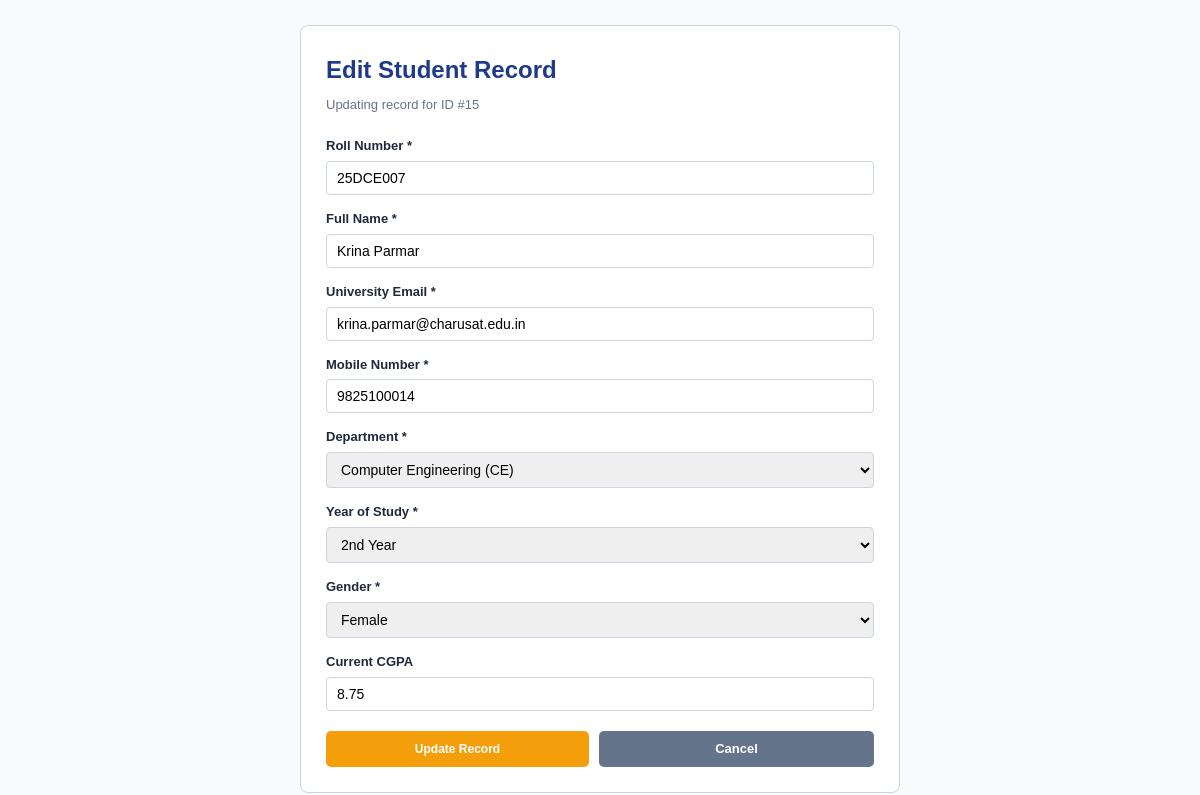
The app's page /edit_student.php?id=15 with its own data.
### tables this page shows
CREATE TABLE IF NOT EXISTS `students` (
  `id` INT(11) NOT NULL AUTO_INCREMENT,
  `roll_number` VARCHAR(20) NOT NULL UNIQUE,
  `full_name` VARCHAR(100) NOT NULL,
  `email` VARCHAR(120) NOT NULL UNIQUE,
  `mobile` VARCHAR(15) NOT NULL,
  `department` VARCHAR(50) NOT NULL,
  `year_of_study` VARCHAR(10) NOT NULL,
  `gender` VARCHAR(10) NOT NULL,
  `cgpa` DECIMAL(3,2) DEFAULT 0.00,
  `created_at` TIMESTAMP DEFAULT CURRENT_TIMESTAMP,
  PRIMARY KEY (`id`)
);

### edit_student.php (the view, shortened to what this page needs)
<?php
require_once 'db.php';
$id = isset($_GET['id']) ? intval($_GET['id']) : 0;
$selectSql = "SELECT * FROM students WHERE id = $id LIMIT 1";
$res = mysqli_query($conn, $selectSql);
$student = mysqli_fetch_assoc($res);
?>
<!DOCTYPE html>
<html lang="en">
<head>
    <link rel="stylesheet" href="style.css">
</head>
<body>
<div class="form-box">
    <h2 style="color: #1e3a8a; margin-bottom: 6px;">Edit Student Record</h2>
    <p style="font-size: 13px; color: #64748b; margin-bottom: 20px;">Updating record for ID #<?php echo $id; ?></p>
    <form action="edit_student.php?id=<?php echo $id; ?>" method="POST">
        <div class="form-group">
            <label for="roll_number">Roll Number *</label>
            <input type="text" id="roll_number" name="roll_number" value="<?php echo htmlspecialchars($student['roll_number']); ?>" required>
        </div>
        <div class="form-group">
            <label for="full_name">Full Name *</label>
            <input type="text" id="full_name" name="full_name" value="<?php echo htmlspecialchars($student['full_name']); ?>" required>
        </div>
        <div class="form-group">
            <label for="email">University Email *</label>
            <input type="email" id="email" name="email" value="<?php echo htmlspecialchars($student['email']); ?>" required>
        </div>
        <div class="form-group">
            <label for="mobile">Mobile Number *</label>
            <input type="tel" id="mobile" name="mobile" value="<?php echo htmlspecialchars($student['mobile']); ?>" required maxlength="10">
        </div>
        <div class="form-group">
            <label for="department">Department *</label>
            <select id="department" name="department" required>
                <option value="CE" <?php if ($student['department'] === 'CE') echo 'selected'; ?>>Computer Engineering (CE)</option>
            </select>
        </div>
        <div class="form-group">
            <label for="year_of_study">Year of Study *</label>
            <select id="year_of_study" name="year_of_study" required>
                <option value="2nd" <?php if ($student['year_of_study'] === '2nd') echo 'selected'; ?>>2nd Year</option>
            </select>
        </div>
        <div class="form-group">
            <label for="gender">Gender *</label>
            <select id="gender" name="gender" required>
                <option value="Female" <?php if ($student['gender'] === 'Female') echo 'selected'; ?>>Female</option>
            </select>
        </div>
        <div class="form-group">
            <label for="cgpa">Current CGPA</label>
            <input type="number" step="0.01" min="0" max="10" id="cgpa" name="cgpa" value="<?php echo htmlspecialchars($student['cgpa']); ?>">
        </div>
        <div style="display: flex; gap: 10px; margin-top: 20px;">
            <button type="submit" class="btn btn-warning" style="flex: 1;">Update Record</button>
            <a href="index.php" class="btn btn-secondary" style="flex: 1; text-align: center;">Cancel</a>
        </div>
    </form>
</div>
</body>
</html>

### style.css (style rules this page uses)
* { box-sizing: border-box; margin: 0; padding: 0; }
body { font-family: Arial, sans-serif; background: #f8fafc; color: #1e293b; padding: 25px 15px; line-height: 1.6; }
.btn { display: inline-block; padding: 8px 14px; border-radius: 5px; font-size: 13px; font-weight: bold; text-decoration: none; cursor: pointer; border: none; }
.btn-warning { background: #f59e0b; color: white; padding: 4px 8px; font-size: 12px; }
.btn-secondary { background: #64748b; color: white; }
.form-box { max-width: 600px; margin: auto; background: white; padding: 25px; border-radius: 8px; border: 1px solid #cbd5e1; }
.form-group { margin-bottom: 14px; }
.form-group label { display: block; font-size: 13px; font-weight: bold; margin-bottom: 4px; }
.form-group input, .form-group select { width: 100%; padding: 8px 10px; border: 1px solid #cbd5e1; border-radius: 4px; font-size: 14px; }

### records on screen
students: roll_number "25DCE007", full_name "Krina Parmar", email "krina.parmar@charusat.edu.in", mobile "9825100014", department "Computer Engineering (CE)", year_of_study "2nd Year", gender "Female", cgpa "8.75"

### other values on screen
$id "15"
